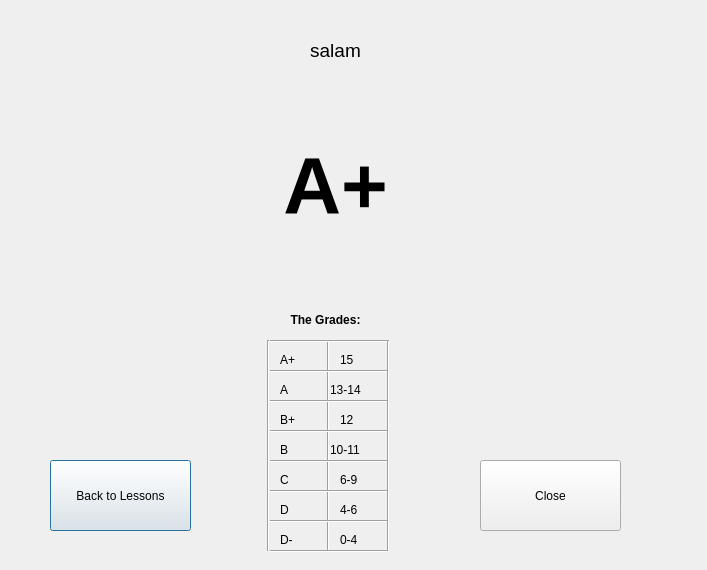
<?xml version="1.0" encoding="UTF-8"?>
<ui version="4.0">
 <class>fifth</class>
 <widget class="QDialog" name="fifth">
  <property name="geometry">
   <rect>
    <x>0</x>
    <y>0</y>
    <width>707</width>
    <height>570</height>
   </rect>
  </property>
  <property name="windowTitle">
   <string>Dialog</string>
  </property>
  <widget class="QLabel" name="lesson">
   <property name="geometry">
    <rect>
     <x>110</x>
     <y>10</y>
     <width>451</width>
     <height>81</height>
    </rect>
   </property>
   <property name="font">
    <font>
     <pointsize>13</pointsize>
    </font>
   </property>
   <property name="text">
    <string>&lt;html&gt;&lt;head/&gt;&lt;body&gt;&lt;p&gt;&lt;span style=&quot; font-size:14pt;&quot;&gt;salam&lt;/span&gt;&lt;/p&gt;&lt;/body&gt;&lt;/html&gt;</string>
   </property>
   <property name="alignment">
    <set>Qt::AlignCenter</set>
   </property>
  </widget>
  <widget class="QLabel" name="grade">
   <property name="geometry">
    <rect>
     <x>260</x>
     <y>110</y>
     <width>151</width>
     <height>151</height>
    </rect>
   </property>
   <property name="font">
    <font>
     <pointsize>60</pointsize>
     <bold>true</bold>
    </font>
   </property>
   <property name="text">
    <string>A+</string>
   </property>
   <property name="alignment">
    <set>Qt::AlignCenter</set>
   </property>
  </widget>
  <widget class="QLabel" name="label_3">
   <property name="geometry">
    <rect>
     <x>280</x>
     <y>300</y>
     <width>91</width>
     <height>41</height>
    </rect>
   </property>
   <property name="text">
    <string>&lt;html&gt;&lt;head/&gt;&lt;body&gt;&lt;p align=&quot;center&quot;&gt;&lt;span style=&quot; font-weight:700;&quot;&gt;The Grades:&lt;/span&gt;&lt;/p&gt;&lt;/body&gt;&lt;/html&gt;</string>
   </property>
  </widget>
  <widget class="QPushButton" name="backToLessons">
   <property name="geometry">
    <rect>
     <x>50</x>
     <y>460</y>
     <width>141</width>
     <height>71</height>
    </rect>
   </property>
   <property name="text">
    <string>Back to Lessons</string>
   </property>
  </widget>
  <widget class="QPushButton" name="close">
   <property name="geometry">
    <rect>
     <x>480</x>
     <y>460</y>
     <width>141</width>
     <height>71</height>
    </rect>
   </property>
   <property name="styleSheet">
    <string notr="true"/>
   </property>
   <property name="text">
    <string>Close</string>
   </property>
  </widget>
  <widget class="Line" name="line">
   <property name="geometry">
    <rect>
     <x>320</x>
     <y>340</y>
     <width>16</width>
     <height>211</height>
    </rect>
   </property>
   <property name="orientation">
    <enum>Qt::Vertical</enum>
   </property>
  </widget>
  <widget class="Line" name="line_2">
   <property name="geometry">
    <rect>
     <x>380</x>
     <y>340</y>
     <width>16</width>
     <height>211</height>
    </rect>
   </property>
   <property name="orientation">
    <enum>Qt::Vertical</enum>
   </property>
  </widget>
  <widget class="Line" name="line_3">
   <property name="geometry">
    <rect>
     <x>260</x>
     <y>340</y>
     <width>16</width>
     <height>211</height>
    </rect>
   </property>
   <property name="orientation">
    <enum>Qt::Vertical</enum>
   </property>
  </widget>
  <widget class="Line" name="line_4">
   <property name="geometry">
    <rect>
     <x>270</x>
     <y>340</y>
     <width>118</width>
     <height>3</height>
    </rect>
   </property>
   <property name="orientation">
    <enum>Qt::Horizontal</enum>
   </property>
  </widget>
  <widget class="Line" name="line_5">
   <property name="geometry">
    <rect>
     <x>270</x>
     <y>370</y>
     <width>118</width>
     <height>3</height>
    </rect>
   </property>
   <property name="orientation">
    <enum>Qt::Horizontal</enum>
   </property>
  </widget>
  <widget class="Line" name="line_6">
   <property name="geometry">
    <rect>
     <x>270</x>
     <y>400</y>
     <width>118</width>
     <height>3</height>
    </rect>
   </property>
   <property name="orientation">
    <enum>Qt::Horizontal</enum>
   </property>
  </widget>
  <widget class="Line" name="line_7">
   <property name="geometry">
    <rect>
     <x>270</x>
     <y>430</y>
     <width>118</width>
     <height>3</height>
    </rect>
   </property>
   <property name="orientation">
    <enum>Qt::Horizontal</enum>
   </property>
  </widget>
  <widget class="Line" name="line_8">
   <property name="geometry">
    <rect>
     <x>270</x>
     <y>460</y>
     <width>118</width>
     <height>3</height>
    </rect>
   </property>
   <property name="orientation">
    <enum>Qt::Horizontal</enum>
   </property>
  </widget>
  <widget class="Line" name="line_9">
   <property name="geometry">
    <rect>
     <x>270</x>
     <y>490</y>
     <width>118</width>
     <height>3</height>
    </rect>
   </property>
   <property name="orientation">
    <enum>Qt::Horizontal</enum>
   </property>
  </widget>
  <widget class="Line" name="line_10">
   <property name="geometry">
    <rect>
     <x>270</x>
     <y>520</y>
     <width>118</width>
     <height>3</height>
    </rect>
   </property>
   <property name="orientation">
    <enum>Qt::Horizontal</enum>
   </property>
  </widget>
  <widget class="Line" name="line_11">
   <property name="geometry">
    <rect>
     <x>270</x>
     <y>550</y>
     <width>118</width>
     <height>3</height>
    </rect>
   </property>
   <property name="orientation">
    <enum>Qt::Horizontal</enum>
   </property>
  </widget>
  <widget class="QLabel" name="label_4">
   <property name="geometry">
    <rect>
     <x>280</x>
     <y>350</y>
     <width>41</width>
     <height>21</height>
    </rect>
   </property>
   <property name="text">
    <string>&lt;html&gt;&lt;head/&gt;&lt;body&gt;&lt;p&gt;A+&lt;/p&gt;&lt;/body&gt;&lt;/html&gt;</string>
   </property>
  </widget>
  <widget class="QLabel" name="label_5">
   <property name="geometry">
    <rect>
     <x>280</x>
     <y>380</y>
     <width>41</width>
     <height>21</height>
    </rect>
   </property>
   <property name="text">
    <string>&lt;html&gt;&lt;head/&gt;&lt;body&gt;&lt;p&gt;A&lt;/p&gt;&lt;/body&gt;&lt;/html&gt;</string>
   </property>
  </widget>
  <widget class="QLabel" name="label_6">
   <property name="geometry">
    <rect>
     <x>280</x>
     <y>410</y>
     <width>41</width>
     <height>21</height>
    </rect>
   </property>
   <property name="text">
    <string>&lt;html&gt;&lt;head/&gt;&lt;body&gt;&lt;p&gt;B+&lt;/p&gt;&lt;/body&gt;&lt;/html&gt;</string>
   </property>
  </widget>
  <widget class="QLabel" name="label_7">
   <property name="geometry">
    <rect>
     <x>280</x>
     <y>440</y>
     <width>41</width>
     <height>21</height>
    </rect>
   </property>
   <property name="text">
    <string>&lt;html&gt;&lt;head/&gt;&lt;body&gt;&lt;p&gt;B&lt;/p&gt;&lt;/body&gt;&lt;/html&gt;</string>
   </property>
  </widget>
  <widget class="QLabel" name="label_8">
   <property name="geometry">
    <rect>
     <x>280</x>
     <y>470</y>
     <width>41</width>
     <height>21</height>
    </rect>
   </property>
   <property name="text">
    <string>&lt;html&gt;&lt;head/&gt;&lt;body&gt;&lt;p&gt;C&lt;/p&gt;&lt;/body&gt;&lt;/html&gt;</string>
   </property>
  </widget>
  <widget class="QLabel" name="label_9">
   <property name="geometry">
    <rect>
     <x>280</x>
     <y>500</y>
     <width>41</width>
     <height>21</height>
    </rect>
   </property>
   <property name="text">
    <string>&lt;html&gt;&lt;head/&gt;&lt;body&gt;&lt;p&gt;D&lt;/p&gt;&lt;/body&gt;&lt;/html&gt;</string>
   </property>
  </widget>
  <widget class="QLabel" name="label_10">
   <property name="geometry">
    <rect>
     <x>280</x>
     <y>530</y>
     <width>41</width>
     <height>21</height>
    </rect>
   </property>
   <property name="text">
    <string>&lt;html&gt;&lt;head/&gt;&lt;body&gt;&lt;p&gt;D-&lt;/p&gt;&lt;/body&gt;&lt;/html&gt;</string>
   </property>
  </widget>
  <widget class="QLabel" name="label_11">
   <property name="geometry">
    <rect>
     <x>340</x>
     <y>350</y>
     <width>41</width>
     <height>21</height>
    </rect>
   </property>
   <property name="text">
    <string>&lt;html&gt;&lt;head/&gt;&lt;body&gt;&lt;p&gt;15&lt;/p&gt;&lt;/body&gt;&lt;/html&gt;</string>
   </property>
  </widget>
  <widget class="QLabel" name="label_12">
   <property name="geometry">
    <rect>
     <x>330</x>
     <y>380</y>
     <width>51</width>
     <height>21</height>
    </rect>
   </property>
   <property name="text">
    <string>&lt;html&gt;&lt;head/&gt;&lt;body&gt;&lt;p&gt;13-14&lt;/p&gt;&lt;/body&gt;&lt;/html&gt;</string>
   </property>
  </widget>
  <widget class="QLabel" name="label_13">
   <property name="geometry">
    <rect>
     <x>340</x>
     <y>410</y>
     <width>41</width>
     <height>21</height>
    </rect>
   </property>
   <property name="text">
    <string>&lt;html&gt;&lt;head/&gt;&lt;body&gt;&lt;p&gt;12&lt;/p&gt;&lt;/body&gt;&lt;/html&gt;</string>
   </property>
  </widget>
  <widget class="QLabel" name="label_14">
   <property name="geometry">
    <rect>
     <x>330</x>
     <y>440</y>
     <width>41</width>
     <height>21</height>
    </rect>
   </property>
   <property name="text">
    <string>&lt;html&gt;&lt;head/&gt;&lt;body&gt;&lt;p&gt;10-11&lt;/p&gt;&lt;/body&gt;&lt;/html&gt;</string>
   </property>
  </widget>
  <widget class="QLabel" name="label_15">
   <property name="geometry">
    <rect>
     <x>340</x>
     <y>470</y>
     <width>41</width>
     <height>21</height>
    </rect>
   </property>
   <property name="text">
    <string>&lt;html&gt;&lt;head/&gt;&lt;body&gt;&lt;p&gt;6-9&lt;/p&gt;&lt;/body&gt;&lt;/html&gt;</string>
   </property>
  </widget>
  <widget class="QLabel" name="label_16">
   <property name="geometry">
    <rect>
     <x>340</x>
     <y>500</y>
     <width>41</width>
     <height>21</height>
    </rect>
   </property>
   <property name="text">
    <string>&lt;html&gt;&lt;head/&gt;&lt;body&gt;&lt;p&gt;4-6&lt;/p&gt;&lt;/body&gt;&lt;/html&gt;</string>
   </property>
  </widget>
  <widget class="QLabel" name="label_17">
   <property name="geometry">
    <rect>
     <x>340</x>
     <y>530</y>
     <width>41</width>
     <height>21</height>
    </rect>
   </property>
   <property name="text">
    <string>&lt;html&gt;&lt;head/&gt;&lt;body&gt;&lt;p&gt;0-4&lt;/p&gt;&lt;/body&gt;&lt;/html&gt;</string>
   </property>
  </widget>
  <zorder>lesson</zorder>
  <zorder>grade</zorder>
  <zorder>label_3</zorder>
  <zorder>backToLessons</zorder>
  <zorder>close</zorder>
  <zorder>line</zorder>
  <zorder>line_4</zorder>
  <zorder>line_5</zorder>
  <zorder>line_6</zorder>
  <zorder>line_7</zorder>
  <zorder>line_8</zorder>
  <zorder>line_9</zorder>
  <zorder>line_10</zorder>
  <zorder>line_11</zorder>
  <zorder>line_3</zorder>
  <zorder>line_2</zorder>
  <zorder>label_4</zorder>
  <zorder>label_5</zorder>
  <zorder>label_6</zorder>
  <zorder>label_7</zorder>
  <zorder>label_8</zorder>
  <zorder>label_9</zorder>
  <zorder>label_10</zorder>
  <zorder>label_11</zorder>
  <zorder>label_12</zorder>
  <zorder>label_13</zorder>
  <zorder>label_14</zorder>
  <zorder>label_15</zorder>
  <zorder>label_16</zorder>
  <zorder>label_17</zorder>
 </widget>
 <resources/>
 <connections/>
</ui>
